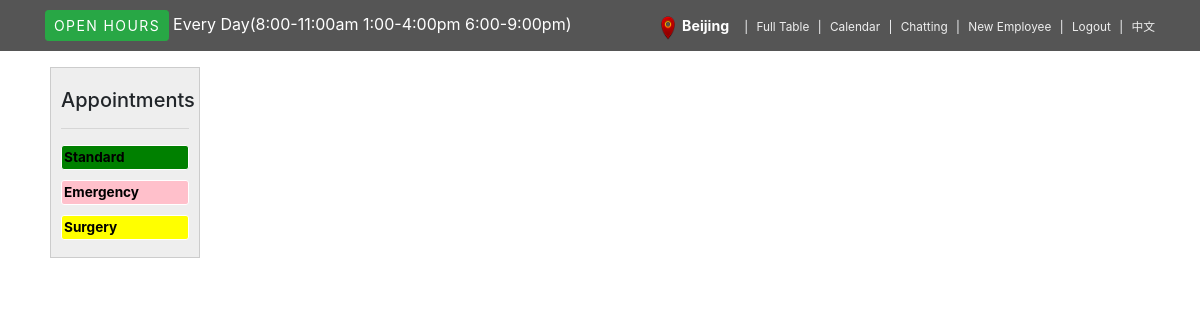
/employee_c (signed in), run on the app's committed database.
### blogapp/models.py (models this page shows, shortened)
class Employee(db.Model):
	id = db.Column(db.Integer, primary_key=True)
	username = db.Column(db.String(64), index=True, unique=True)
	key = db.Column(db.String(120), index=True)
	password_hash = db.Column(db.String(128))

class Appointment(db.Model):
	id = db.Column(db.Integer, primary_key=True)
	type = db.Column(db.String(64),index=True)
	date = db.Column(db.String(64), index=True)
	time = db.Column(db.String(64), index=True)
	city = db.Column(db.String(64), index=True)
	details = db.Column(db.String(120), index=True)
	pet_id = db.Column(db.Integer, db.ForeignKey('pet.id'))
	start = db.Column(db.DateTime, index=True, default=datetime.utcnow())
	end = db.Column(db.DateTime, index=True, default=datetime.utcnow())
	status = db.Column(db.String(64), index=True, default='Submitted')
	customer_id = db.Column(db.Integer, db.ForeignKey('customer.id'))

### blogapp/routes.py (the view)
@app.route('/employee_c', methods=['GET', 'POST'])
def employee_c():
	session['current_path'] = request.path
	if not session.get("USERNAME") is None:
		employee_in_db = Employee.query.filter(Employee.username == session.get("USERNAME")).first()
		user = {'city': employee_in_db.key}
		prev_posts = db.session.query(Customer,Appointment,Pet).filter(Appointment.pet_id == Pet.id ).all()
		return render_template('employee_c.html', user=user,title='calendar', prev_posts=prev_posts, employee_in_db=employee_in_db, language=language[render_languages()] )
	else:
		flash("User needs to either login or signup first")
		return redirect(url_for('login'))

### blogapp/routes.py (called while the page is built)
def render_languages():
    if not 'lang' in session:
        session['lang'] = 'en'
    return session['lang']

### blogapp/templates/employee_c.html (shortened to what this page needs)
{% extends "employee_base.html" %}
{% block head %}
        <link rel="stylesheet" href="{{ url_for('static', filename='style/style.css') }}">
        <link rel="stylesheet" href="{{ url_for('static', filename='packages/core/main.css') }}">
        <link rel="stylesheet" href="{{ url_for('static', filename='packages/daygrid/main.css') }}">
        <link rel="stylesheet" href="{{ url_for('static', filename='packages/list/main.css') }}">
        <link rel="stylesheet" href="{{ url_for('static', filename='packages/timegrid/main.css') }}">
{% endblock %}
{% block content %}
<div id='wrap'>
    <div id='external-events'>
      <h3>{{language['e-c-draggable']}}</h3>
      <hr>
      <div id='external-events-list'>
        <div class='fc-event' style="background-color: green;">{{language['e-t-standard']}}</div>
        <div class='fc-event' style="background-color: pink;">{{language['e-t-Emergency']}}</div>
        <div class='fc-event' style="background-color: yellow;">{{language['e-t-Surgery']}}</div>
      </div>
    </div>
  </div>
{% endblock %}

### blogapp/templates/employee_base.html (shortened to what this page needs)
<html>
    <head>
        <link rel="stylesheet" href="{{ url_for('static', filename='vendor/bootstrap/css/bootstrap.min.css') }}">
        <link rel="stylesheet" href="{{ url_for('static', filename='css/style.default1.css') }}">
{% block head %}
{% endblock %}
    </head>
    <body>
    <header style="padding-bottom: 1em;" >
      <div id="top">
        <div class="container" >
          <div class="row">
            <div style="text-align: left;" class="col-lg-6 offer mb-3 mb-lg-0">
                <a class="btn btn-success btn-sm">{{language['c-base-open']}}</a><a class="ml-1">{{language['c-base-everyday']}}
                </a>
            </div>
            <div class="col-lg-6 text-center text-lg-right">
              <ul class="menu list-inline mb-0">
                <li class="list-inline-item"><img src="../static/img/location.png" width="14px" height="24px">&nbsp;
                <b style="color: white; font-size: larger;">{{ user.city }}</b>&nbsp;&nbsp;</li>
                <li class="list-inline-item"><a href="{{ url_for('employee_f') }}">{{language['e-base-table']}}</a></li>
                <li class="list-inline-item"><a href="{{ url_for('employee_c') }}">{{language['e-base-fullcalender']}}</a></li>
                <li class="list-inline-item"><a href="{{ url_for('employee_chatting') }}">{{language['e-base-chatting']}}</a></li>
                <li class="list-inline-item"><a href="{{ url_for('employee_register') }}">{{language['e-base-newEmployee']}}</a></li>
                <li class="list-inline-item"><a href="{{ url_for('logout') }}">{{language['e-base-logout']}}</a></li>
                <li class="list-inline-item"><a href="{{ url_for('change_language') }}">{{language['e-base-language']}}</a></li>
              </ul>
            </div>
          </div>
        </div>
      </div>
    </header>
{% block content %}{% endblock %}
    </body>
</html>

### blogapp/static/css/style.default1.css (style rules this page uses)
#top { background: #555; padding: 10px 0; }
#top .offer { color: #fff; }
#top .offer .btn { text-transform: uppercase; letter-spacing: 0.1em; }
#top a { color: #fff; }
#top ul.menu { padding-top: 5px; margin: 0; font-size: 0.738rem; }
#top ul.menu > li { margin-right: 0; }
#top ul.menu > li a { color: #eee; }
#top ul.menu > li + li:before { content: "|\00a0"; padding: 0 5px; color: #f8f9fa; }

### blogapp/static/style/style.css (style rules this page uses)
#wrap { width: 1100px; margin: 0 auto; }
#external-events { float: left; width: 150px; padding: 0 10px; border: 1px solid #ccc; background: #eee; text-align: left; }
#external-events h3 { font-size: 20px; margin-top: 0; padding-top: 1em; }
#external-events .fc-event { margin: 10px 0; color: black; border-color: white; padding: 2px; font-weight: bold; }

### blogapp/static/packages/core/main.css (style rules this page uses)
.fc-event { position: relative; display: block; font-size: 0.85em; line-height: 1.4; border-radius: 3px; border: 1px solid; }
.fc-event, .fc-event-dot { background-color: #3788d8; }
.fc-event, .fc-event:hover { color: #fff; text-decoration: none; }

### data on the page
Employee: city "Beijing"
Appointment: type "Standard"
Appointment: type "Surgery"

### other printed values
{{ language['c-base-open'] }} "OPEN HOURS"
{{ language['c-base-everyday'] }} "Every Day(8:00-11:00am 1:00-4:00pm 6:00-9:00pm)"
{{ language['e-base-table'] }} "Full Table"
{{ language['e-base-fullcalender'] }} "Calendar"
{{ language['e-base-chatting'] }} "Chatting"
{{ language['e-base-newEmployee'] }} "New Employee"
{{ language['e-base-logout'] }} "Logout"
{{ language['e-base-language'] }} "中文"
{{ language['e-c-draggable'] }} "Appointments"
{{ language['e-t-Emergency'] }} "Emergency"
